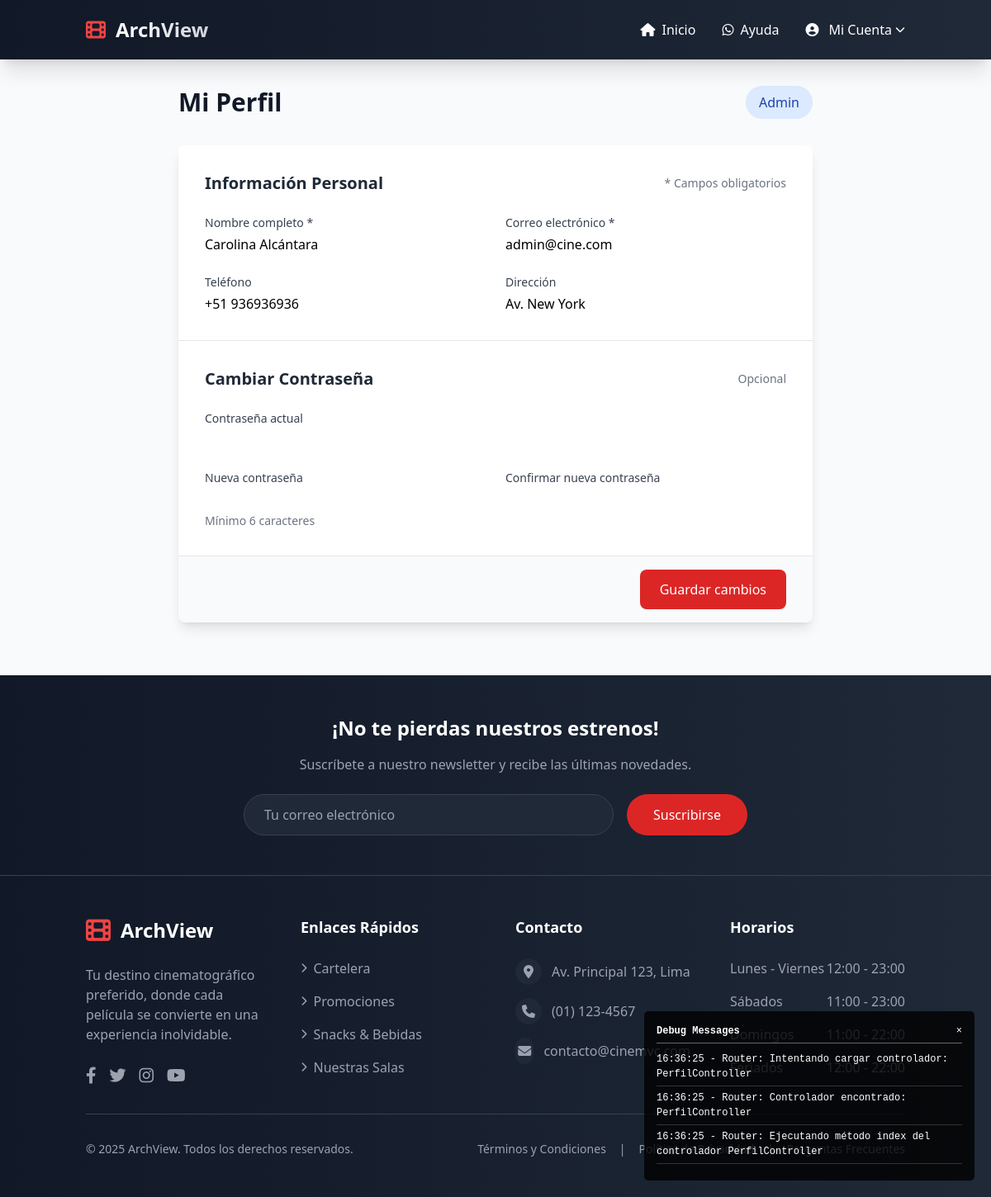
The app's page /perfil (signed in) with its own data.
### tables this page shows
CREATE TABLE `usuarios` (
  `id` int(11) NOT NULL,
  `nombre` varchar(100) NOT NULL,
  `email` varchar(100) NOT NULL,
  `password` varchar(255) NOT NULL,
  `rol` enum('admin','cliente') DEFAULT 'cliente',
  `created_at` timestamp NOT NULL DEFAULT current_timestamp(),
  `updated_at` timestamp NOT NULL DEFAULT current_timestamp() ON UPDATE current_timestamp(),
  `telefono` varchar(20) DEFAULT NULL,
  `direccion` varchar(255) DEFAULT NULL
);

### core/Router.php (called while the page is built, shortened)
<?php
require_once 'Debug.php';
class Router {
    private $metodo = 'index';
    public function __construct() {
        $url = $this->getUrl();
        if (isset($url[0])) {
            $controllerName = str_replace(' ', '', ucwords(str_replace('-', ' ', $url[0])));
            if (file_exists(CONTROLLERS_PATH . $controllerName . 'Controller.php')) {
                unset($url[0]);
            } else {
                Debug::log("Router: Controlador no encontrado: " . $controllerName . "Controller");
            }
        }
        $this->controlador = new $this->controlador;
        $this->parametros = $url ? array_values($url) : [];
        call_user_func_array([$this->controlador, $this->metodo], $this->parametros);
    }
    private function getUrl() {
        if (isset($_GET['url'])) {
            $url = rtrim($_GET['url'], '/');
            $url = filter_var($url, FILTER_SANITIZE_URL);
            $url = explode('/', $url);
            return $url;
        }
        return [];
    }
}

### index.php (called while the page is built, shortened)
<?php
require_once 'core/Model.php';
require_once 'core/Router.php';
$router = new Router();

### config/conexion.php (called while the page is built, shortened)
<?php
class Conexion {
    private static $instance = null;
    private $conexion;
    private function __construct() {
        try {
            $this->conexion = new PDO(
                "mysql:host=" . DB_HOST . ";dbname=" . DB_NAME,
                DB_USER,
                DB_PASS,
                [
                    PDO::ATTR_ERRMODE => PDO::ERRMODE_EXCEPTION,
                    PDO::ATTR_DEFAULT_FETCH_MODE => PDO::FETCH_ASSOC,
                    PDO::MYSQL_ATTR_INIT_COMMAND => "SET NAMES utf8",
                    PDO::ATTR_EMULATE_PREPARES => false,
                    PDO::MYSQL_ATTR_LOCAL_INFILE => true
                ]
            );
        } catch (PDOException $e) {
            die("Error de conexión: " . $e->getMessage());
        }
    }
    public static function getInstance() {
        if (self::$instance === null) {
            self::$instance = new self();
        }
        return self::$instance;
    }
    public function getConexion() {
        return $this->conexion;
    }
}

### core/Model.php (called while the page is built, shortened)
<?php
require_once __DIR__ . '/../config/conexion.php';
abstract class Model {
    protected $db;
    protected $tabla;
    public function __construct() {
        $this->db = Conexion::getInstance()->getConexion();
    }
    public function obtenerPorId($id) {
        $sql = "SELECT * FROM {$this->tabla} WHERE id = :id";
        $stmt = $this->db->prepare($sql);
        $stmt->execute(['id' => $id]);
        return $stmt->fetch(PDO::FETCH_ASSOC);
    }
}

### views/cliente/perfil.php (the view, shortened to what this page needs)
<div class="container mx-auto px-4 py-8">
    <div class="max-w-3xl mx-auto">
        <div class="flex items-center justify-between mb-8">
            <h1 class="text-3xl font-bold text-gray-900">Mi Perfil</h1>
            <span class="px-4 py-2 bg-blue-100 text-blue-800 rounded-full font-medium">
                <?= ucfirst($usuario['rol']) ?>
            </span>
        </div>
        <div class="bg-white shadow-lg rounded-lg overflow-hidden">
            <form action="<?= APP_URL ?>/perfil/actualizar" method="POST" class="divide-y divide-gray-200">
                <div class="p-8">
                    <div class="flex items-center justify-between mb-6">
                        <h2 class="text-xl font-semibold text-gray-800">Información Personal</h2>
                        <span class="text-sm text-gray-500">* Campos obligatorios</span>
                    </div>
                    <div class="grid grid-cols-1 md:grid-cols-2 gap-6">
                        <div>
                            <label for="nombre" class="block text-sm font-medium text-gray-700 mb-1">
                                Nombre completo *
                            </label>
                            <input type="text" name="nombre" id="nombre"
                                   value="<?= htmlspecialchars($usuario['nombre']) ?>"
                                   class="w-full rounded-lg border-gray-300 focus:border-red-500 focus:ring-red-500"
                                   required>
                        </div>
                        <div>
                            <label for="email" class="block text-sm font-medium text-gray-700 mb-1">
                                Correo electrónico *
                            </label>
                            <input type="email" name="email" id="email"
                                   value="<?= htmlspecialchars($usuario['email']) ?>"
                                   class="w-full rounded-lg border-gray-300 focus:border-red-500 focus:ring-red-500"
                                   required>
                        </div>
                        <div>
                            <label for="telefono" class="block text-sm font-medium text-gray-700 mb-1">
                                Teléfono
                            </label>
                            <input type="tel" name="telefono" id="telefono"
                                   value="<?= htmlspecialchars($usuario['telefono'] ?? '') ?>"
                                   class="w-full rounded-lg border-gray-300 focus:border-red-500 focus:ring-red-500"
                                   placeholder="Ej: +51 999 999 999">
                        </div>
                        <div>
                            <label for="direccion" class="block text-sm font-medium text-gray-700 mb-1">
                                Dirección
                            </label>
                            <input type="text" name="direccion" id="direccion"
                                   value="<?= htmlspecialchars($usuario['direccion'] ?? '') ?>"
                                   class="w-full rounded-lg border-gray-300 focus:border-red-500 focus:ring-red-500"
                                   placeholder="Ingrese su dirección">
                        </div>
                    </div>
                </div>
                <div class="p-8">
                    <div class="flex items-center justify-between mb-6">
                        <h2 class="text-xl font-semibold text-gray-800">Cambiar Contraseña</h2>
                        <span class="text-sm text-gray-500">Opcional</span>
                    </div>
                    <div class="grid grid-cols-1 md:grid-cols-2 gap-6">
                        <div class="md:col-span-2">
                            <label for="password_actual" class="block text-sm font-medium text-gray-700 mb-1">
                                Contraseña actual
                            </label>
                            <input type="password" name="password_actual" id="password_actual"
                                   class="w-full rounded-lg border-gray-300 focus:border-red-500 focus:ring-red-500">
                        </div>
                        <div>
                            <label for="password_nuevo" class="block text-sm font-medium text-gray-700 mb-1">
                                Nueva contraseña
                            </label>
                            <input type="password" name="password_nuevo" id="password_nuevo"
                                   class="w-full rounded-lg border-gray-300 focus:border-red-500 focus:ring-red-500"
                                   minlength="6">
                            <p class="mt-1 text-sm text-gray-500">Mínimo 6 caracteres</p>
                        </div>
                        <div>
                            <label for="password_confirmar" class="block text-sm font-medium text-gray-700 mb-1">
                                Confirmar nueva contraseña
                            </label>
                            <input type="password" name="password_confirmar" id="password_confirmar"
                                   class="w-full rounded-lg border-gray-300 focus:border-red-500 focus:ring-red-500"
                                   minlength="6">
                        </div>
                    </div>
                </div>
                <div class="px-8 py-4 bg-gray-50">
                    <div class="flex justify-end">
                        <button type="submit"
                                class="px-6 py-3 bg-red-600 text-white font-medium rounded-lg hover:bg-red-700 focus:outline-none focus:ring-2 focus:ring-red-500 focus:ring-offset-2 transition-colors">
                            Guardar cambios
                        </button>
                    </div>
                </div>
            </form>
        </div>
    </div>
</div>

### records on screen
usuarios: rol "Admin", nombre "Carolina Alcántara", email "admin@cine.com", telefono "+51 936936936", direccion "Av. New York"

### other values on screen
APP_NAME "ArchView"
$message "16:36:25 - Router: Intentando cargar controlador: PerfilController"
$message "16:36:25 - Router: Controlador encontrado: PerfilController"
$message "16:36:25 - Router: Ejecutando método index del controlador PerfilController"
